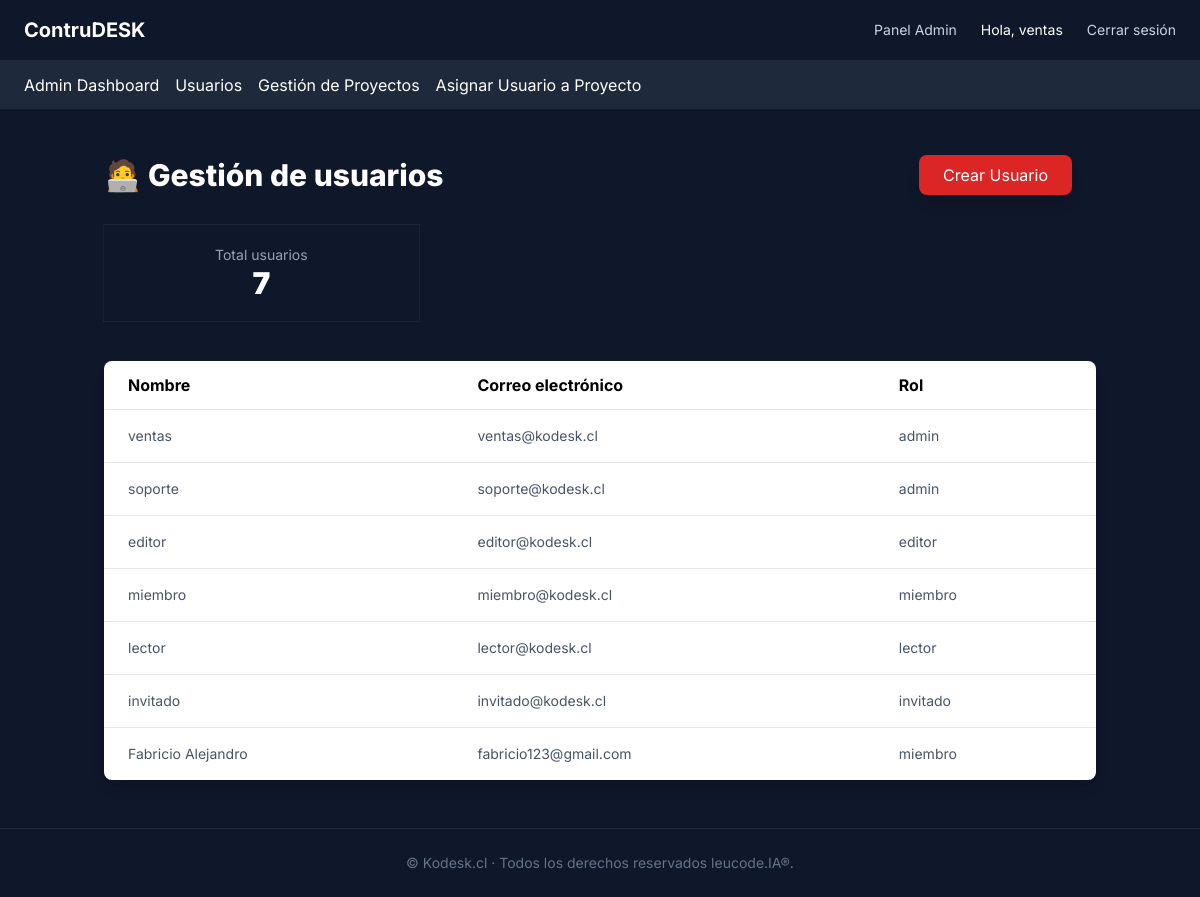
The page /admin/usuarios (signed in) on the database its author committed.
### app/models.py (models this page shows, shortened)
class AdminUser(UserMixin, db.Model):
    __tablename__ = "admin_users"
    id = db.Column(db.Integer, primary_key=True)
    nombre = db.Column(db.String(120), nullable=False)
    email = db.Column(db.String(120), unique=True, nullable=False)
    password_hash = db.Column(db.String(255), nullable=False)
    roles = db.relationship('Role', secondary='user_roles', backref=db.backref('users', lazy='dynamic'))
    def has_role(self, role_name):
        return any(role.name == role_name for role in self.roles)
    @property
    def is_authenticated(self):
        return True

class Role(db.Model):
    __tablename__ = "roles"
    id = db.Column(db.Integer, primary_key=True)
    name = db.Column(db.String(80), unique=True, nullable=False)

### app/routes/admin.py (the view)
@admin_bp.route('/usuarios')
@login_required
def usuarios():
    usuarios = AdminUser.query.all()
    return render_template('admin/usuarios.html', usuarios=usuarios)

### app/templates/admin/usuarios.html (shortened to what this page needs)
{% extends "layout.html" %}
{% block content %}
<section class="container mx-auto px-4 py-12">
  <div class="flex flex-col sm:flex-row sm:items-center sm:justify-between gap-4 mb-8 relative">
    <h2 class="text-2xl sm:text-3xl font-extrabold flex items-center gap-2 text-white">
      🧑‍💻 Gestión de usuarios
    </h2>
    <a href="{{ url_for('admin.crear_usuario') }}" class="absolute top-1/2 transform -translate-y-1/2 right-0 mr-6 bg-red-600 text-white py-2 px-6 rounded-lg shadow-lg hover:bg-red-700 focus:outline-none focus:ring-4 focus:ring-red-500 active:bg-red-800 transition-all duration-300 ease-in-out">
      Crear Usuario
    </a>
  </div>
  <div class="grid sm:grid-cols-3 gap-6 mb-10">
    <div class="card p-5 shadow-soft ring-1 ring-slate-800/70 text-center">
      <p class="text-slate-400 text-sm">Total usuarios</p>
      <p class="text-3xl font-black text-[var(--brand-2)] text-white">{{ usuarios|length }}</p>
    </div>
  </div>
  <div class="overflow-x-auto bg-white shadow-lg rounded-lg">
    <table class="min-w-full table-auto">
      <thead class="bg-[var(--brand)] text-black">
        <tr>
          <th class="px-6 py-3 text-left">Nombre</th>
          <th class="px-6 py-3 text-left">Correo electrónico</th>
          <th class="px-6 py-3 text-left">Rol</th>
        </tr>
      </thead>
      <tbody class="text-sm text-slate-600">
        {% for usuario in usuarios %}
        <tr class="border-t hover:bg-slate-100">
          <td class="px-6 py-4">{{ usuario.nombre }}</td>
          <td class="px-6 py-4">{{ usuario.email }}</td>
          <td class="px-6 py-4">
            {% for role in usuario.roles %}
              {{ role.name }}{% if not loop.last %}, {% endif %}
            {% endfor %}
          </td>
        </tr>
        {% endfor %}
      </tbody>
    </table>
  </div>
</section>
{% endblock %}

### app/templates/layout.html (shortened to what this page needs)
<!DOCTYPE html>
<html lang="es">
<head>
  <script src="https://cdn.tailwindcss.com"></script>
</head>
<body class="min-h-screen flex flex-col">
  <header class="w-full bg-slate-900 border-b border-slate-800 py-4 px-6 flex items-center justify-between">
    <a href="{{ url_for('main.index') }}" class="text-xl font-bold text-white">
      ContruDESK
    </a>
    <nav class="hidden md:flex gap-6 text-sm text-slate-300">
        {% if current_user.is_authenticated %}
          {% if current_user.has_role('admin') %}
            <a href="{{ url_for('admin.admin_dashboard') }}" class="hover:text-white">Panel Admin</a>
          {% elif current_user.has_role('editor') %}
            <a href="{{ url_for('editor.editor_dashboard') }}" class="hover:text-white">Dashboard Editor</a>
          {% elif current_user.has_role('miembro') %}
            <a href="{{ url_for('miembro.miembro_dashboard') }}" class="hover:text-white">Dashboard Miembro</a>
          {% elif current_user.has_role('lector') %}
          {% else %}
            <a href="{{ url_for('main.index') }}" class="hover:text-white">Inicio</a>
          {% endif %}
        {% endif %}
      {% if current_user.is_authenticated %}
        <span class="text-white">Hola, {{ current_user.nombre }}</span>
        <a href="{{ url_for('auth.logout') }}" class="hover:text-white">Cerrar sesión</a>
      {% else %}
        <a href="{{ url_for('auth.login') }}" class="hover:text-white">Iniciar Sesión</a>
      {% endif %}
    </nav>
  </header>
  {% if current_user.is_authenticated %}
    <nav class="bg-slate-800 py-3 px-6 text-white">
      <ul class="flex space-x-4">
        {% if current_user.has_role('admin') %}
          <li><a href="{{ url_for('admin.admin_dashboard') }}" class="text-gray hover:text-blue-400">Admin Dashboard</a></li>
          <li><a href="{{ url_for('admin.usuarios') }}" class="text-gray hover:text-blue-400">Usuarios</a></li>
          <li><a href="{{ url_for('admin.list_projects') }}" class="text-gray hover:text-blue-400">Gestión de Proyectos</a></li>
          <li><a href="{{ url_for('admin.assign_user_to_project') }}" class="text-gray hover:text-blue-400">Asignar Usuario a Proyecto</a></li>
        {% elif current_user.has_role('editor') %}
          <li><a href="{{ url_for('editor.editor_dashboard') }}" class="text-gray hover:text-blue-400">Gestion de Documentos</a></li>
        {% endif %}
      </ul>
    </nav>
  {% endif %}
  <main class="flex-grow">
    {% block content %}{% endblock %}
  </main>
  <footer class="bg-slate-900 border-t border-slate-800 py-6 text-center text-slate-500 text-sm">
    © {{ config.STORE_NAME or "Kodesk.cl" }} ·  Todos los derechos reservados leucode.IA®.
  </footer>
</body>
</html>

### app/templates/layout.html (style rules this page uses)
body { font-family: 'Inter', sans-serif !important; background: #0f172a !important; }
.card { @apply bg-slate-900 border border-slate-800 rounded-xl shadow-lg; }

### rows shown on the page
AdminUser: nombre "ventas", email "ventas@kodesk.cl"
Role: name "admin"
AdminUser: nombre "soporte", email "soporte@kodesk.cl"
AdminUser: nombre "editor", email "editor@kodesk.cl"
Role: name "editor"
AdminUser: nombre "miembro", email "miembro@kodesk.cl"
Role: name "miembro"
AdminUser: nombre "lector", email "lector@kodesk.cl"
Role: name "lector"
AdminUser: nombre "invitado", email "invitado@kodesk.cl"
Role: name "invitado"
AdminUser: nombre "Fabricio Alejandro", email "fabricio123@gmail.com"

### other values the page prints
{{ usuarios|length }} "7"
{{ config.STORE_NAME or "Kodesk.cl" }} "Kodesk.cl"
